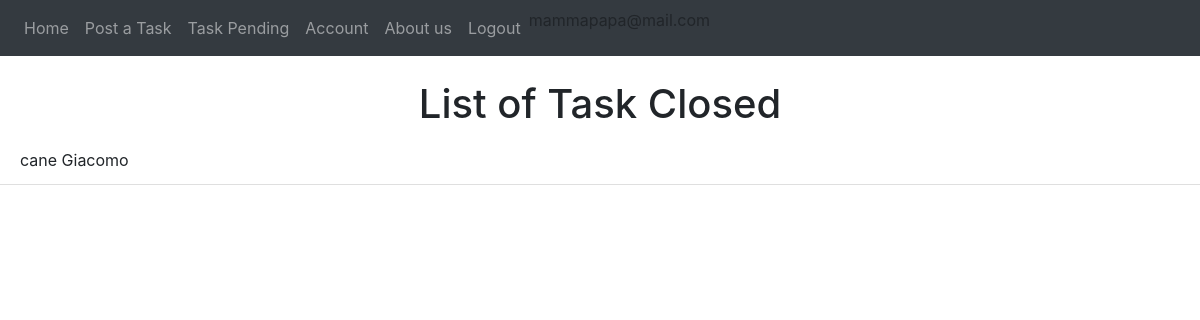
/taskpending (signed in), run on the app's committed database.
### website/models.py (models this page shows, shortened)
class User(db.Model, UserMixin):
    id = db.Column(db.Integer, primary_key=True)
    email = db.Column(db.String(150), unique=True)
    password = db.Column(db.String(150))
    first_name = db.Column(db.String(150))
    surname = db.Column(db.String(150))
    type = db.Column(db.String(20))
    reviewsposted = db.relationship('Review', foreign_keys='Review.id_reviewer',
                                    backref='author')
    reviewsreceived = db.relationship('Review', foreign_keys='Review.id_reviewed',
                                      backref='received')
    __mapper_args__ = {
        'polymorphic_on': type,
        'polymorphic_identity': 'user',
    }

class Offer(db.Model, UserMixin):
    id = db.Column(db.Integer, primary_key=True)
    title = db.Column(db.String(150))
    description = db.Column(db.String(150))
    address = db.Column(db.String(150))
    placeId = db.Column(db.String(150))
    lat = db.Column(db.Float)
    lng = db.Column(db.Float)
    date = db.Column(db.DateTime(timezone=True), default=func.now())
    isAss = db.Column(db.Boolean, default=False)
    date_task = db.Column(db.DateTime(timezone=True))
    id_adult = db.Column(db.Integer, db.ForeignKey('adult.id'))
    scelta = db.Column(db.Integer, db.ForeignKey('student.id'))
    isPerf = db.Column(db.Boolean, default=False)
    rece = db.relationship('Review', backref='recensione')
    isClosed = db.Column(db.Boolean, default=False)

### website/views.py (the view)
@views.route('/taskpending')
def taskpending():
    pending = []
    for task in current_user.tasks:
        if task.isAss:
            pending.append(task)
        if task.isAss == False and task.isPerf == True:
            pending.append(task)
    return render_template("Adult/taskspending.html", user=current_user, pending=pending)

### website/__init__.py (called while the page is built)
def create_app():
    app = Flask(__name__)
    app.config['SECRET_KEY'] = 'atrebunfigoassurdo'
    app.config['SQLALCHEMY_DATABASE_URI'] = 'sqlite:///'+ DB_NAME
    db.init_app(app)
    from .views import views  # We imported the name of the blueprint
    from .auth import auth
    app.register_blueprint(views, url_prefix="/")  # Stiamo dicendo come sono definite le pagine e dove sono
    app.register_blueprint(auth, url_prefix="/")
    from .models import User, Offer, Adult, Student
    create_database(app)
    login_manager = LoginManager()
    login_manager.login_view = 'auth.login'  # dove vogliamo mandare l'user se non loggato
    login_manager.init_app(app)
    @login_manager.user_loader
    def load_user(id):
        return User.query.get(int(id))
    return app

### website/templates/Adult/taskspending.html (shortened to what this page needs)
{% extends "base.html" %} {% block title %}Task to be performed{% endblock %} {% block content%}
    <br />
    <h1 align="center">List of Task Closed</h1>
<ul class="list-group list-group-flush" id="offers">
  {% for offer in pending %}
            <li class="list-group-item">
     {{ offer.title }} {{ offer.performer.first_name }}
          <br/>
  {% endfor %}
</ul>
{% endblock %}

### website/templates/base.html (shortened to what this page needs)
<!DOCTYPE html>
<html lang="">
  <head>
      <link
      rel="stylesheet"
      href="https://stackpath.bootstrapcdn.com/bootstrap/4.4.1/css/bootstrap.min.css"
    />
    <link
      rel="stylesheet"
      href="https://stackpath.bootstrapcdn.com/font-awesome/4.7.0/css/font-awesome.min.css"
    />
    <link rel="stylesheet" href="static/css/style.css"/>
  </head>
  <body>
    <nav class="navbar navbar-expand-lg navbar-dark bg-dark">
      <div class="collapse navbar-collapse" id="navbar">
        <div class="navbar-nav">
            {% if user.is_authenticated %}
                <ul class="nav navbar-nav">
                {% if user.type=='adult' %}
                    <li><a class="nav-item nav-link" id="home" href="/">Home</a></li>
                    <li><a class="nav-item nav-link" id="posttask" href="/posttask">Post a Task</a></li>
                    <li><a class="nav-item nav-link" id="offer" href="/taskpending">Task Pending</a></li>
                    <li><a class="nav-item nav-link" id="account" href="/account">Account</a></li>
                    <li><a class="nav-item nav-link" id="aboutus" href="/about_us">About us</a></li>
                    <li><a class="nav-item nav-link" id="logout" href="/logout">Logout</a></li>
                {% endif %}
                </ul>
                <ul class="nav navbar-nav">
                    <li> {{ user.email}}</li>
                </ul>
            {% else %}
                <a class="nav-item nav-link" id="sign_up" href="/sign_up">Signup</a>
                <a class="nav-item nav-link" id="login" href="/login">Login</a>
                <a class="nav-item nav-link" id="aboutus" href="/about_us">About us</a>
            {% endif %}
        </div>
      </div>
    </nav>
    {% block content %} {% endblock %}
  </body>
</html>

### website/static/css/style.css (style rules this page uses)
body { margin: 0; }

### data on the page
User: email "mammapapa@mail.com"
Offer: title "cane", performer.first_name "Giacomo"
